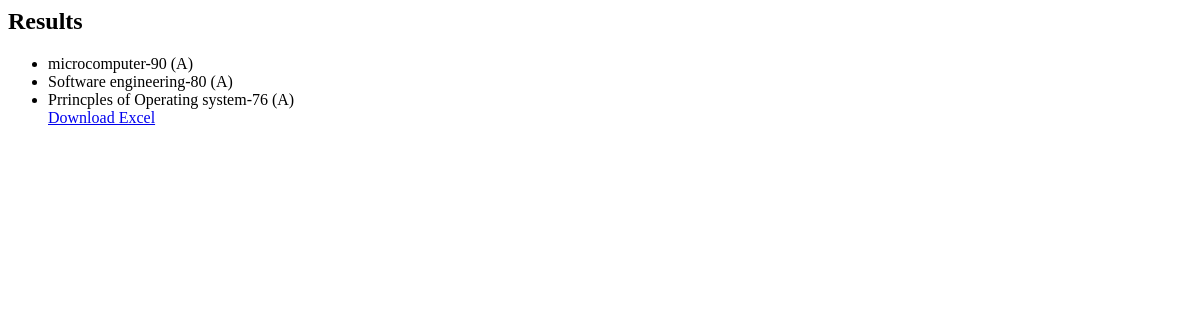
Page /results/1 on the earlier database version.
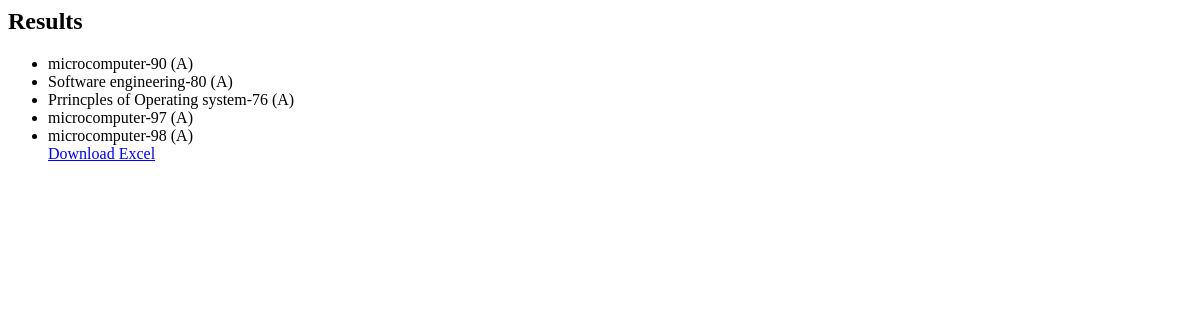
Same page on the later database version.
### grades/models.py (models this page shows)
class Result(models.Model):
    student = models.ForeignKey(Student, on_delete=models.CASCADE)
    subject = models.ForeignKey(Subject, on_delete=models.CASCADE)
    marks = models.IntegerField()
    @property
    def grade(self):
        if self.marks >= 75:
            return "A"
        elif self.marks >= 60:
            return "B"
        elif self.marks >= 50:
            return "C"
        elif self.marks >= 40:
            return "D"
        else:
            return "F"

class Subject(models.Model):
    name = models.CharField(max_length=100)
    def __str__(self):
        return self.name

### grades/views.py (the view)
# urls.py: path('results/<int:id>',views.student_results),
def student_results(request, id):
    results = Result.objects.filter(student_id=id)
    return render(request, 'results.html', {'results': results})

### grades/templates/results.html
<h2>Results</h2>
<ul>
  {% for r in results %}
  <li>{{r.subject}}-{{r.marks}} ({{r.grade}})</li>
  {% endfor %}
    <a href="{% url 'export' %}" class="btn btn-success">
    Download Excel
</a>
</ul>

Differences in the rows shown:
added Result: subject "microcomputer", marks "97", grade "A"
added Result: subject "microcomputer", marks "98", grade "A"
